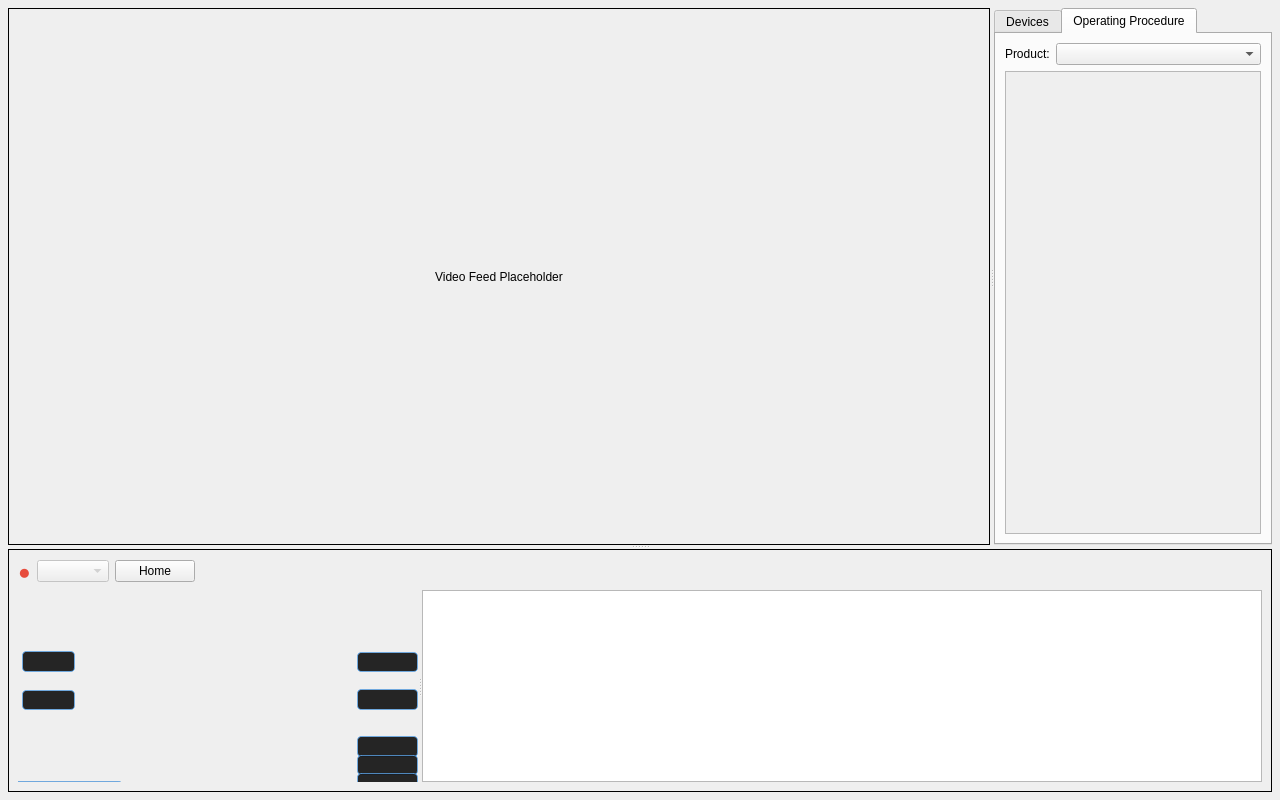
<?xml version="1.0" encoding="UTF-8"?>
<ui version="4.0">
 <class>MainWindow</class>
 <widget class="QMainWindow" name="MainWindow">
  <property name="geometry">
   <rect>
    <x>0</x>
    <y>0</y>
    <width>1280</width>
    <height>800</height>
   </rect>
  </property>
  <property name="windowTitle">
   <string>Weld Station Control</string>
  </property>
  <widget class="QWidget" name="centralwidget">
   <layout class="QVBoxLayout" name="verticalLayout_Main">
    <property name="spacing">
     <number>8</number>
    </property>
    <property name="leftMargin">
     <number>8</number>
    </property>
    <property name="topMargin">
     <number>8</number>
    </property>
    <property name="rightMargin">
     <number>8</number>
    </property>
    <property name="bottomMargin">
     <number>8</number>
    </property>
    <item>
     <widget class="QSplitter" name="verticalMainSplitter">
      <property name="sizePolicy">
       <sizepolicy hsizetype="Expanding" vsizetype="Expanding">
        <horstretch>0</horstretch>
        <verstretch>1</verstretch>
       </sizepolicy>
      </property>
      <property name="orientation">
       <enum>Qt::Orientation::Vertical</enum>
      </property>
      <widget class="QSplitter" name="mainSplitter">
       <property name="sizePolicy">
        <sizepolicy hsizetype="Expanding" vsizetype="Expanding">
         <horstretch>0</horstretch>
         <verstretch>4</verstretch>
        </sizepolicy>
       </property>
       <property name="orientation">
        <enum>Qt::Orientation::Horizontal</enum>
       </property>
       <widget class="QFrame" name="videoFeedFrame">
        <property name="sizePolicy">
         <sizepolicy hsizetype="Expanding" vsizetype="Expanding">
          <horstretch>1</horstretch>
          <verstretch>0</verstretch>
         </sizepolicy>
        </property>
        <property name="frameShape">
         <enum>QFrame::Shape::Box</enum>
        </property>
        <layout class="QVBoxLayout" name="verticalLayout">
         <property name="leftMargin">
          <number>0</number>
         </property>
         <property name="topMargin">
          <number>0</number>
         </property>
         <property name="rightMargin">
          <number>0</number>
         </property>
         <property name="bottomMargin">
          <number>0</number>
         </property>
         <item>
          <widget class="QLabel" name="labelVideoPlaceholder">
           <property name="sizePolicy">
            <sizepolicy hsizetype="Expanding" vsizetype="Expanding">
             <horstretch>0</horstretch>
             <verstretch>0</verstretch>
            </sizepolicy>
           </property>
           <property name="text">
            <string>Video Feed Placeholder</string>
           </property>
           <property name="alignment">
            <set>Qt::AlignmentFlag::AlignCenter</set>
           </property>
          </widget>
         </item>
        </layout>
       </widget>
       <widget class="QTabWidget" name="tabWidgetPanels">
        <property name="currentIndex">
         <number>1</number>
        </property>
        <widget class="QWidget" name="tabDevices">
         <attribute name="title">
          <string>Devices</string>
         </attribute>
         <layout class="QVBoxLayout" name="verticalLayout_TabDevices">
          <item>
           <layout class="QFormLayout" name="formLayout_Station">
            <item row="0" column="0">
             <widget class="QLabel" name="lblStation">
              <property name="text">
               <string>Station:</string>
              </property>
             </widget>
            </item>
            <item row="0" column="1">
             <widget class="QComboBox" name="comboStation">
              <property name="minimumSize">
               <size>
                <width>140</width>
                <height>0</height>
               </size>
              </property>
             </widget>
            </item>
           </layout>
          </item>
          <item>
           <widget class="QTreeWidget" name="treeWidget">
            <column>
             <property name="text">
              <string>Name</string>
             </property>
            </column>
            <column>
             <property name="text">
              <string>Status</string>
             </property>
            </column>
           </widget>
          </item>
         </layout>
        </widget>
        <widget class="QWidget" name="tabProcedure">
         <attribute name="title">
          <string>Operating Procedure</string>
         </attribute>
         <layout class="QVBoxLayout" name="verticalLayout_TabProcedure">
          <item>
           <layout class="QFormLayout" name="formLayout_Sequence">
            <item row="0" column="0">
             <widget class="QLabel" name="lblSequence">
              <property name="text">
               <string>Product:</string>
              </property>
             </widget>
            </item>
            <item row="0" column="1">
             <widget class="QComboBox" name="comboSequence"/>
            </item>
           </layout>
          </item>
          <item>
           <widget class="QScrollArea" name="scrollAreaProcedure">
            <property name="widgetResizable">
             <bool>true</bool>
            </property>
            <widget class="QWidget" name="scrollAreaWidgetContents">
             <property name="geometry">
              <rect>
               <x>0</x>
               <y>0</y>
               <width>397</width>
               <height>425</height>
              </rect>
             </property>
             <layout class="QVBoxLayout" name="verticalLayout_ProcedureSteps">
              <item>
               <spacer name="verticalSpacerProcedure">
                <property name="orientation">
                 <enum>Qt::Orientation::Vertical</enum>
                </property>
                <property name="sizeHint" stdset="0">
                 <size>
                  <width>0</width>
                  <height>0</height>
                 </size>
                </property>
               </spacer>
              </item>
             </layout>
            </widget>
           </widget>
          </item>
         </layout>
        </widget>
       </widget>
      </widget>
      <widget class="QFrame" name="frameBottomConsole">
       <property name="sizePolicy">
        <sizepolicy hsizetype="Expanding" vsizetype="Preferred">
         <horstretch>0</horstretch>
         <verstretch>0</verstretch>
        </sizepolicy>
       </property>
       <property name="minimumSize">
        <size>
         <width>0</width>
         <height>230</height>
        </size>
       </property>
       <property name="frameShape">
        <enum>QFrame::Shape::Box</enum>
       </property>
       <layout class="QVBoxLayout" name="verticalLayout_BottomConsole">
        <item>
         <layout class="QHBoxLayout" name="horizontalLayout_RemoteHeader">
          <item>
           <widget class="QLabel" name="lblRemoteStatus">
            <property name="text">
             <string>&lt;html&gt;&lt;head/&gt;&lt;body&gt;&lt;p&gt;&lt;span style=&quot; color:#e74c3c; font-size:16pt;&quot;&gt;●&lt;/span&gt;&lt;/p&gt;&lt;/body&gt;&lt;/html&gt;</string>
            </property>
           </widget>
          </item>
          <item>
           <widget class="QComboBox" name="comboRemoteTarget">
            <property name="enabled">
             <bool>false</bool>
            </property>
           </widget>
          </item>
          <item>
           <widget class="QPushButton" name="motorHomeBtn">
            <property name="text">
             <string>Home</string>
            </property>
           </widget>
          </item>
          <item>
           <spacer name="horizontalSpacer_Header">
            <property name="orientation">
             <enum>Qt::Orientation::Horizontal</enum>
            </property>
            <property name="sizeHint" stdset="0">
             <size>
              <width>0</width>
              <height>0</height>
             </size>
            </property>
           </spacer>
          </item>
         </layout>
        </item>
        <item>
         <widget class="QSplitter" name="xboxHuiSplitter">
          <property name="orientation">
           <enum>Qt::Orientation::Horizontal</enum>
          </property>
          <widget class="QLabel" name="labelControllerImage">
           <property name="sizePolicy">
            <sizepolicy hsizetype="Preferred" vsizetype="Expanding">
             <horstretch>1</horstretch>
             <verstretch>0</verstretch>
            </sizepolicy>
           </property>
           <property name="minimumSize">
            <size>
             <width>380</width>
             <height>180</height>
            </size>
           </property>
           <property name="maximumSize">
            <size>
             <width>400</width>
             <height>400</height>
            </size>
           </property>
           <property name="pixmap">
            <pixmap resource="resources.qrc">:/xbox_ctrl.png/xbox_ctrl.png</pixmap>
           </property>
           <property name="scaledContents">
            <bool>true</bool>
           </property>
           <property name="alignment">
            <set>Qt::AlignmentFlag::AlignCenter</set>
           </property>
           <widget class="QLabel" name="lbl_slow">
            <property name="geometry">
             <rect>
              <x>4</x>
              <y>61</y>
              <width>53</width>
              <height>21</height>
             </rect>
            </property>
            <property name="styleSheet">
             <string>color: #ffffff; background-color: rgba(15, 15, 15, 230); border: 1px solid rgba(100, 180, 255, 180); border-radius: 4px; font-size: 6pt; font-weight: bold;</string>
            </property>
            <property name="text">
             <string/>
            </property>
            <property name="alignment">
             <set>Qt::AlignmentFlag::AlignCenter</set>
            </property>
           </widget>
           <widget class="QLabel" name="lbl_bump_L">
            <property name="geometry">
             <rect>
              <x>4</x>
              <y>100</y>
              <width>53</width>
              <height>20</height>
             </rect>
            </property>
            <property name="styleSheet">
             <string>color: #ffffff; background-color: rgba(15, 15, 15, 230); border: 1px solid rgba(100, 180, 255, 180); border-radius: 4px; font-size: 6pt; font-weight: bold;</string>
            </property>
            <property name="text">
             <string/>
            </property>
           </widget>
           <widget class="QLabel" name="lbl_L_analog">
            <property name="geometry">
             <rect>
              <x>-16</x>
              <y>191</y>
              <width>121</width>
              <height>20</height>
             </rect>
            </property>
            <property name="styleSheet">
             <string>color: #ffffff; background-color: rgba(15, 15, 15, 230); border: 1px solid rgba(100, 180, 255, 180); border-radius: 4px; font-size: 5pt; font-weight: bold;</string>
            </property>
            <property name="text">
             <string/>
            </property>
            <property name="alignment">
             <set>Qt::AlignmentFlag::AlignCenter</set>
            </property>
           </widget>
           <widget class="QLabel" name="lbl_dpad">
            <property name="geometry">
             <rect>
              <x>4</x>
              <y>246</y>
              <width>81</width>
              <height>21</height>
             </rect>
            </property>
            <property name="styleSheet">
             <string>color: #ffffff; background-color: rgba(15, 15, 15, 230); border: 1px solid rgba(100, 180, 255, 180); border-radius: 4px; font-size: 6pt; font-weight: bold;</string>
            </property>
            <property name="text">
             <string/>
            </property>
            <property name="alignment">
             <set>Qt::AlignmentFlag::AlignCenter</set>
            </property>
           </widget>
           <widget class="QLabel" name="lbl_view">
            <property name="geometry">
             <rect>
              <x>106</x>
              <y>303</y>
              <width>91</width>
              <height>20</height>
             </rect>
            </property>
            <property name="styleSheet">
             <string>color: #ffffff; background-color: rgba(15, 15, 15, 230); border: 1px solid rgba(100, 180, 255, 180); border-radius: 4px; font-size: 6pt; font-weight: bold;</string>
            </property>
            <property name="text">
             <string/>
            </property>
            <property name="alignment">
             <set>Qt::AlignmentFlag::AlignCenter</set>
            </property>
           </widget>
           <widget class="QLabel" name="lbl_menu">
            <property name="geometry">
             <rect>
              <x>208</x>
              <y>303</y>
              <width>91</width>
              <height>20</height>
             </rect>
            </property>
            <property name="styleSheet">
             <string>color: #ffffff; background-color: rgba(15, 15, 15, 230); border: 1px solid rgba(100, 180, 255, 180); border-radius: 4px; font-size: 6pt; font-weight: bold;</string>
            </property>
            <property name="text">
             <string/>
            </property>
           </widget>
           <widget class="QLabel" name="lbl_fast">
            <property name="geometry">
             <rect>
              <x>339</x>
              <y>62</y>
              <width>61</width>
              <height>20</height>
             </rect>
            </property>
            <property name="styleSheet">
             <string>color: #ffffff; background-color: rgba(15, 15, 15, 230); border: 1px solid rgba(100, 180, 255, 180); border-radius: 4px; font-size: 6pt; font-weight: bold;</string>
            </property>
            <property name="text">
             <string/>
            </property>
           </widget>
           <widget class="QLabel" name="lbl_bump_R">
            <property name="geometry">
             <rect>
              <x>339</x>
              <y>99</y>
              <width>61</width>
              <height>21</height>
             </rect>
            </property>
            <property name="styleSheet">
             <string>color: #ffffff; background-color: rgba(15, 15, 15, 230); border: 1px solid rgba(100, 180, 255, 180); border-radius: 4px; font-size: 6pt; font-weight: bold;</string>
            </property>
            <property name="text">
             <string/>
            </property>
           </widget>
           <widget class="QLabel" name="lbl_Y">
            <property name="geometry">
             <rect>
              <x>339</x>
              <y>146</y>
              <width>61</width>
              <height>21</height>
             </rect>
            </property>
            <property name="styleSheet">
             <string>color: #ffffff; background-color: rgba(15, 15, 15, 230); border: 1px solid rgba(100, 180, 255, 180); border-radius: 4px; font-size: 6pt; font-weight: bold;</string>
            </property>
            <property name="text">
             <string/>
            </property>
           </widget>
           <widget class="QLabel" name="lbl_X">
            <property name="geometry">
             <rect>
              <x>339</x>
              <y>165</y>
              <width>61</width>
              <height>20</height>
             </rect>
            </property>
            <property name="styleSheet">
             <string>color: #ffffff; background-color: rgba(15, 15, 15, 230); border: 1px solid rgba(100, 180, 255, 180); border-radius: 4px; font-size: 6pt; font-weight: bold;</string>
            </property>
            <property name="text">
             <string/>
            </property>
           </widget>
           <widget class="QLabel" name="lbl_B">
            <property name="geometry">
             <rect>
              <x>339</x>
              <y>183</y>
              <width>61</width>
              <height>20</height>
             </rect>
            </property>
            <property name="styleSheet">
             <string>color: #ffffff; background-color: rgba(15, 15, 15, 230); border: 1px solid rgba(100, 180, 255, 180); border-radius: 4px; font-size: 6pt; font-weight: bold;</string>
            </property>
            <property name="text">
             <string/>
            </property>
            <property name="alignment">
             <set>Qt::AlignmentFlag::AlignCenter</set>
            </property>
           </widget>
           <widget class="QLabel" name="lbl_A">
            <property name="geometry">
             <rect>
              <x>339</x>
              <y>201</y>
              <width>61</width>
              <height>20</height>
             </rect>
            </property>
            <property name="styleSheet">
             <string>color: #ffffff; background-color: rgba(15, 15, 15, 230); border: 1px solid rgba(100, 180, 255, 180); border-radius: 4px; font-size: 6pt; font-weight: bold;</string>
            </property>
            <property name="text">
             <string/>
            </property>
            <property name="alignment">
             <set>Qt::AlignmentFlag::AlignCenter</set>
            </property>
           </widget>
           <widget class="QLabel" name="lbl_R_analog">
            <property name="geometry">
             <rect>
              <x>309</x>
              <y>246</y>
              <width>91</width>
              <height>20</height>
             </rect>
            </property>
            <property name="styleSheet">
             <string>color: #ffffff; background-color: rgba(15, 15, 15, 230); border: 1px solid rgba(100, 180, 255, 180); border-radius: 4px; font-size: 5pt; font-weight: bold;</string>
            </property>
            <property name="text">
             <string/>
            </property>
            <property name="alignment">
             <set>Qt::AlignmentFlag::AlignCenter</set>
            </property>
           </widget>
          </widget>
          <widget class="QTextEdit" name="textControllerStream">
           <property name="sizePolicy">
            <sizepolicy hsizetype="Expanding" vsizetype="Expanding">
             <horstretch>2</horstretch>
             <verstretch>0</verstretch>
            </sizepolicy>
           </property>
           <property name="minimumSize">
            <size>
             <width>0</width>
             <height>180</height>
            </size>
           </property>
           <property name="readOnly">
            <bool>true</bool>
           </property>
          </widget>
         </widget>
        </item>
       </layout>
      </widget>
     </widget>
    </item>
   </layout>
  </widget>
 </widget>
 <resources>
  <include location="resources.qrc"/>
 </resources>
 <connections/>
</ui>
